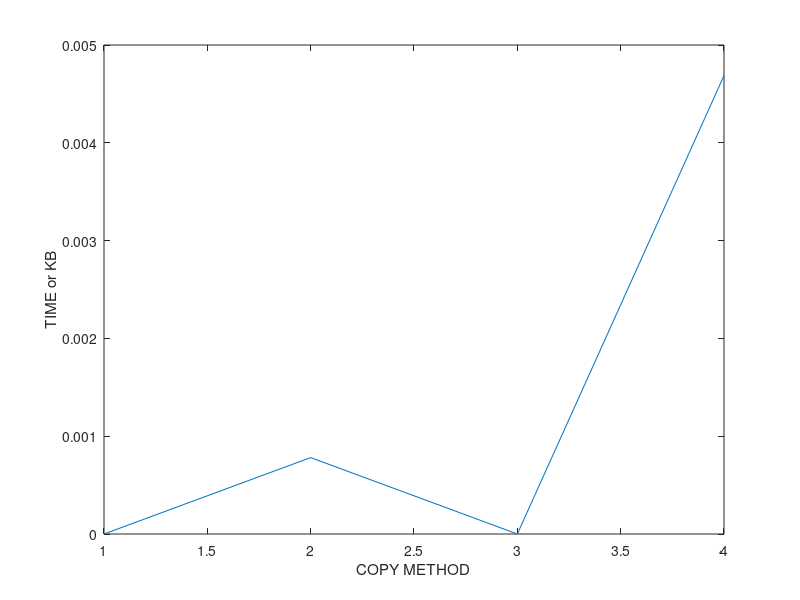
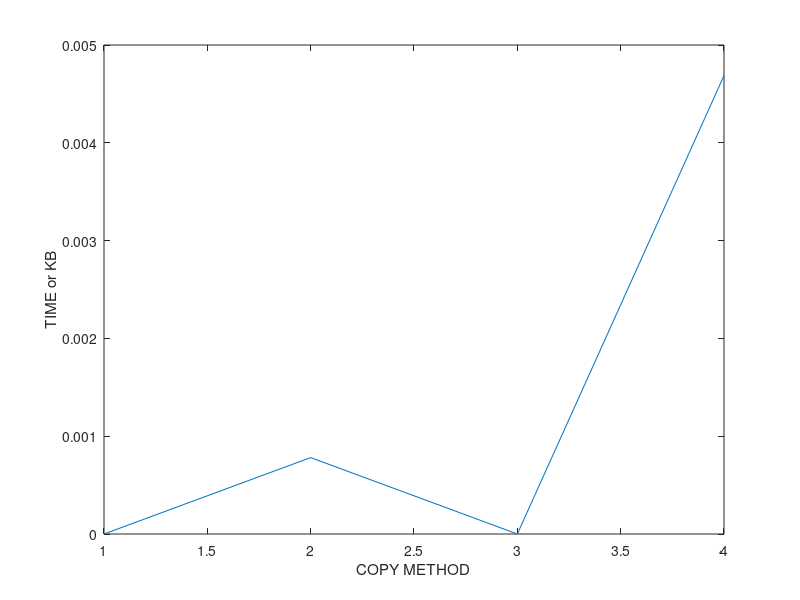
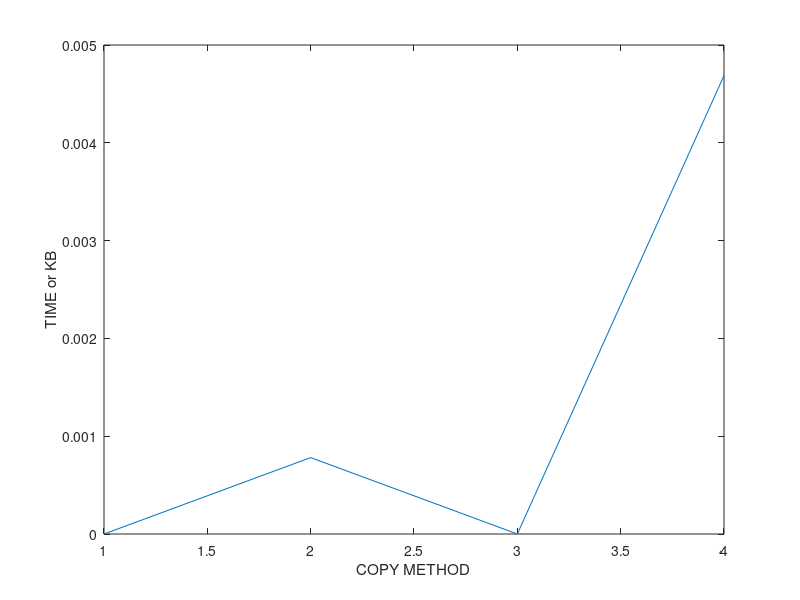

MATLAB code to generate these figures, in order:
% basic hybrid copy migration
% memory size in MB
r = 4096
r *= 1024 % convert to KB

% bandwidth in gbps
b = 1000 
b = b * 1024/8 % convert to KB

% page dirty rate in percent (%): against to total memory pages
dirtyrate = 14 
dirtyrate /= 100

readrate = 14
readrate /= 100

pagesize = 4 % in KB
numpages = r / pagesize

% delta compression rate
comp = 0.5 

% amount of CPU and device states in KB 
scinfo = 100

% working set size in number of pages
wss = numpages * 0.25

% 0: zero, 1: read, 2: dirtied, 3: inactive data
mem = zeros(1, numpages);

% prediction accuracy 0 through 1
acc = 1
%acc = 0

totaltime = 0;
downtime = 0;
totaldata = 0;

A = zeros(4, 3)

%%%%%%%%%%%%%%%%%%%%%%%%%%%%%%
% precopy migration
%%%%%%%%%%%%%%%%%%%%%%%%%%%%%%
fprintf('\n')
disp('==================== Precopy migration ====================')
% iterations
present = numpages
iter = 0
while present > 50 && iter < 29 && totaldata < 4*r
	pretime = present / b
	totaltime += pretime
	totaldata += present
	present = numpages * dirtyrate
	%dirts = wss * dirtyrate
	iter += 1
end

% stop-and-copy phase
% stop conditions: 29 iterations, 50 pages, 4 memory size sent
scsent = scinfo + present * pagesize
downtwime = scsent / b
totaltime += downtime
totaldata += scsent

% network fault rate
NFR = 0

A (1, 1) = totaltime
A (1, 2) = downtime
A (1, 3) = totaldata

%%%%%%%%%%%%%%%%%%%%%%%%%%%%%%
% postcopy migration
%%%%%%%%%%%%%%%%%%%%%%%%%%%%%%
fprintf('\n')
disp('===================== Postcopy migration ======================')
totaltime = 0;
downtime = 0;
totaldata = 0;

% stop-and-copy phase
scsent = scinfo
downtime = scsent / b
totaltime += downtime
totaldata += scsent

% prepaging (bubbling) and on-demand paging
postsent = r
posttime = postsent/b
totaltime += posttime
totaldata += postsent
% network fault rate
NFR = 0.2

A (2, 1) = totaltime
A (2, 2) = downtime
A (2, 3) = totaldata

%%%%%%%%%%%%%%%%%%%%%%%%%%%%%%
% hybrid copy migration
%%%%%%%%%%%%%%%%%%%%%%%%%%%%%%
fprintf('\n')
disp('==================== Hybrid copy migration ====================')
totaltime = 0;
downtime = 0;
totaldata = 0;

% precopy phase: single iteration
present = r
pretime = present / b
totaltime += pretime
totaldata += present

% stop-and-copy phase
scsent = scinfo 
downtwime = scsent / b
totaltime += downtime
totaldata += scsent

% postcopy phase: prepaging (bubbling) and on-demand paging
%dirts = wss * dirtyrate
dirts = numpages * dirtyrate
postsent = dirts * pagesize
posttime = postsent/b
totaltime += posttime
totaldata += postsent
% network fault rate
NFR = 0.2

A (3, 1) = totaltime
A (3, 2) = downtime
A (3, 3) = totaldata

%%%%%%%%%%%%%%%%%%%%%%%%%%%%%%
% proactive hybrid copy migration
%%%%%%%%%%%%%%%%%%%%%%%%%%%%%%
%disp(char(10))
fprintf('\n')
disp('=============== Proactive hybrid copy migration ================')
totaltime = 0;
downtime = 0;
totaldata = 0;

% precopy phase
% LRU, PFR

% scan the dirtied pages
% for dirtied pages
% 	mark dirtied (1)
% 	mem(random (1, wss * 0.1))	
randperm(int64(wss * 0.1));
% for read pages
% 	mark read (2)
% 	mem (random (wss * 0.1, wss * 0.2))

% for pages
% 	predict read/write

% send the pages most likely to be read and least likely to be dirtied
% do not send the pages most likely to be dirtied
% construct queue with the order of p1/p2
%reads = numpages * 0.4 
% total read rate = wss * read_rate = 0.25 * 0.16 = 0.04 (4%)
%read_rate = 0.16
%read_rate = 0.04 % 4% of total memory
% total write rate = wss * write_rate = 0.25 * 0.16 = 0.04 (4%)
%write_rate = 0.16
%write_rate = 0.04 % 4% of total memory
% simple case: readonly pages (RO) - zero dirtied pages 
%RO = 0.3
pred_pages = numpages * readrate * acc

% LRU
% for LRU queue
% 	mark sent
%	insert the pages into cache and perform delta compression

present = pred_pages * pagesize
pretime = present/b
totaltime += pretime
totaldata += present

% stop-and-copy phase
% send the CPU and device states
bitmapsize = 500 % KB
scsent = scinfo + bitmapsize
downtime = scsent/b
totaltime += downtime
totaldata += scsent

% postcopy phase
postsent = (numpages - pred_pages) * pagesize

% exclude the predicted dirtied pages 
pred_dirts = numpages * dirtyrate * acc
postsent = (numpages - pred_pages - pred_dirts) * pagesize
posttime = postsent/b
totaltime += posttime
totaldata += postsent

% network fault rate
NFR = 0.2

A (4, 1) = totaltime
A (4, 2) = downtime
A (4, 3) = totaldata

%%%%%%%%%%%%%%%%%%%%% plotting %%%%%%%%%%%%%%%%%%%%%%%%
% precopy
% postcopy
% hybrid
% pro-hybrid

prefix = "M4G_R14W14_acc100_r1"

figure;
%output = strcat(prefix, ".bw");
output = prefix
x = 1:1:length(A);
%plot(x, A(:,2)/1000000, x, A(:,3)/1000000, '-.*');
plot(A(:,2));
xlabel('COPY METHOD');
ylabel('TIME or KB');
%legend('PRECOPY', 'POSTCOPY', 'HYBRID', 'PRO-HYBRID');
%legend('AGGREGATE', 'INDIVIDUAL');

saveas (1, strcat(output, ".png"));
saveas (1, strcat(output, ".eps"));
saveas (1, strcat(output, ".emf"));
